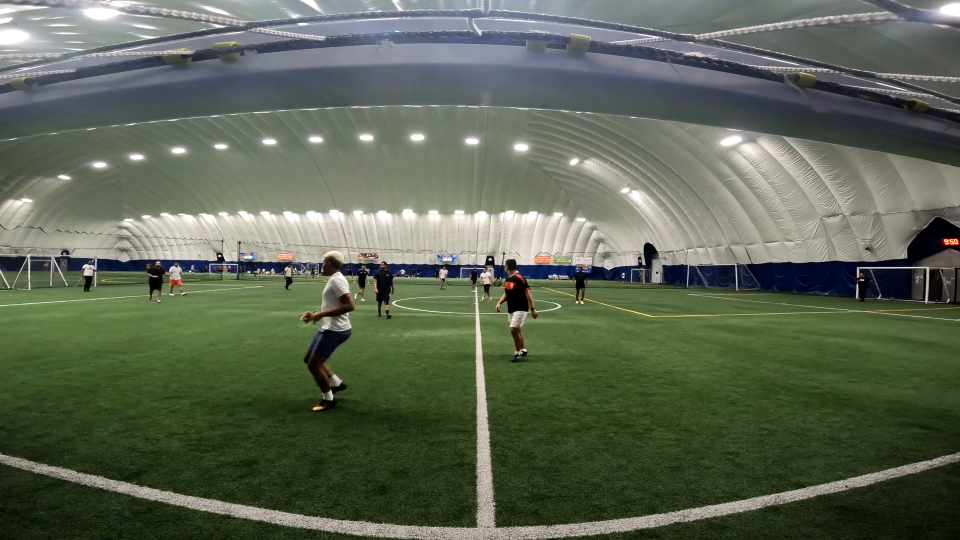
#> input picture frame 41 of data/sample_video_clip.mp4, 1920 x 1080 px (shown at 1/2 size)
$ jupyter execute viewport_tracking.ipynb
#> lines starting #> are read from the running program, lines starting #| are printed output that depends on the picture
[cell 1]
"""
Frame processing functions for the motion detection project.
"""

import cv2
import numpy as np

def process_video(video_path, target_fps=5, resize_dim=(1280, 720)):
    """
    Extract frames from a video at a specified frame rate.

    Args:
        video_path: Path to the video file
        target_fps: Target frames per second to extract
        resize_dim: Dimensions to resize frames to (width, height)

    Returns:
        List of extracted frames
    """
#> called with target_fps = 5, resize_dim = (1280, 720)
    # Open the video file
    cap = cv2.VideoCapture(video_path)

    if not cap.isOpened():
        raise ValueError(f"Could not open video file: {video_path}")

    # Get video properties
    original_fps = cap.get(cv2.CAP_PROP_FPS)
    frame_count = int(cap.get(cv2.CAP_PROP_FRAME_COUNT))
    print("original fps :",original_fps, " & frame count :", frame_count)

    # Calculate frame interval for the target FPS
    frame_interval = max(1, int(round(original_fps / target_fps)))
    print("frame interval:", frame_interval)

    # TODO: Implement frame extraction
    # 1. Read frames from the video capture object
    # 2. Only keep frames at the specified interval to achieve target_fps
    # 3. Resize frames to the specified dimensions
    # 4. Store frames in a list
    # 5. Release the video capture object when done

    # Example starter code:
    frames = []
    frame_index = 0
    while True:
        ret, frame = cap.read()
#> frame is the input picture: shape (1080, 1920, 3); mean B, G, R 83.8, 101.6, 92.8
        if not ret:
            break
        if frame_index % (frame_interval) == 0: # denominator is increased by 1 to get the target fps and frame count
            frame = cv2.resize(src=frame,dsize=resize_dim,interpolation=cv2.INTER_AREA) # cv2.INTER_AREA is good for shrinking images.
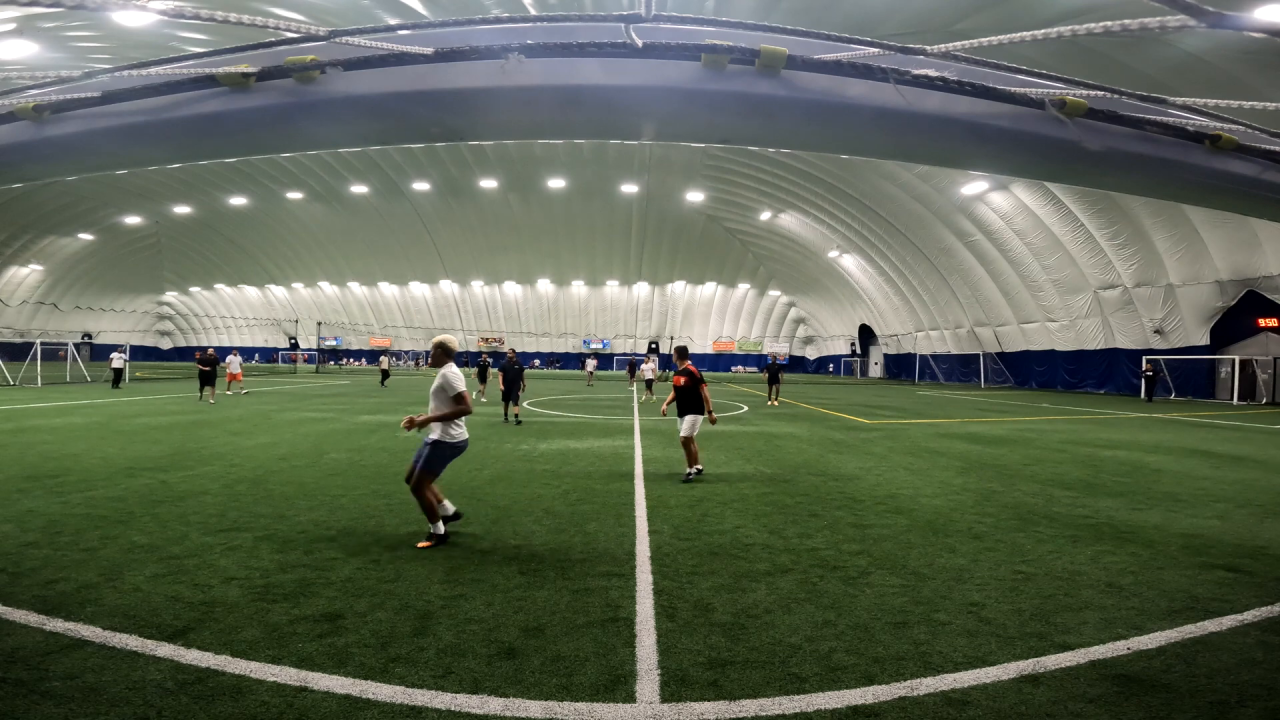
#> frame: shape (720, 1280, 3); mean B, G, R 83.8, 101.6, 92.8
            frames.append(frame)
        frame_index += 1

    cap.release()
    # Your implementation here

    return frames


$ run again, starting later in the video
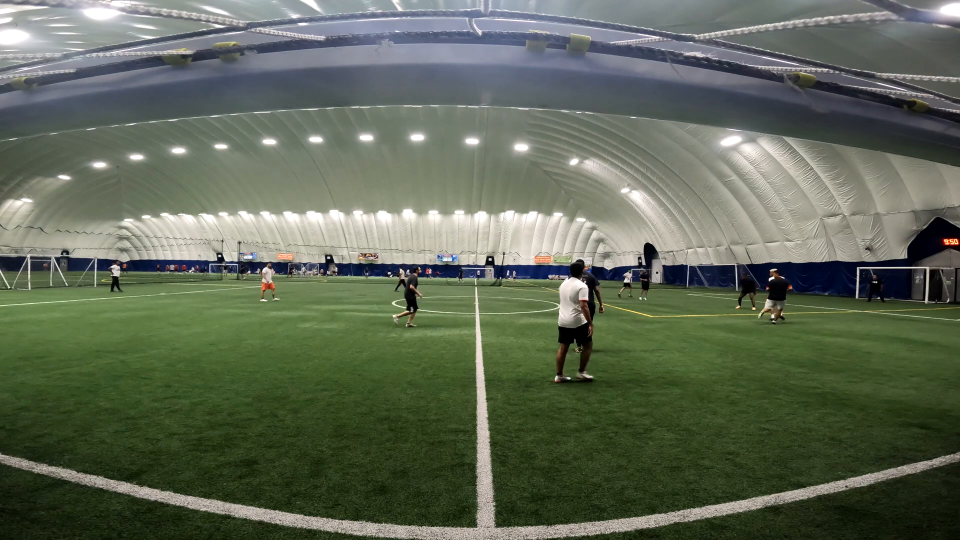
#> input picture frame 187 of data/sample_video_clip.mp4, 1920 x 1080 px (shown at 1/2 size)
#> in process_video, frame is the input picture: shape (1080, 1920, 3); mean B, G, R 85.6, 103.7, 94.5
#> in process_video, `frame = cv2.resize(src=frame,dsize=resize_dim,interpolation=cv2.INTER_..`:
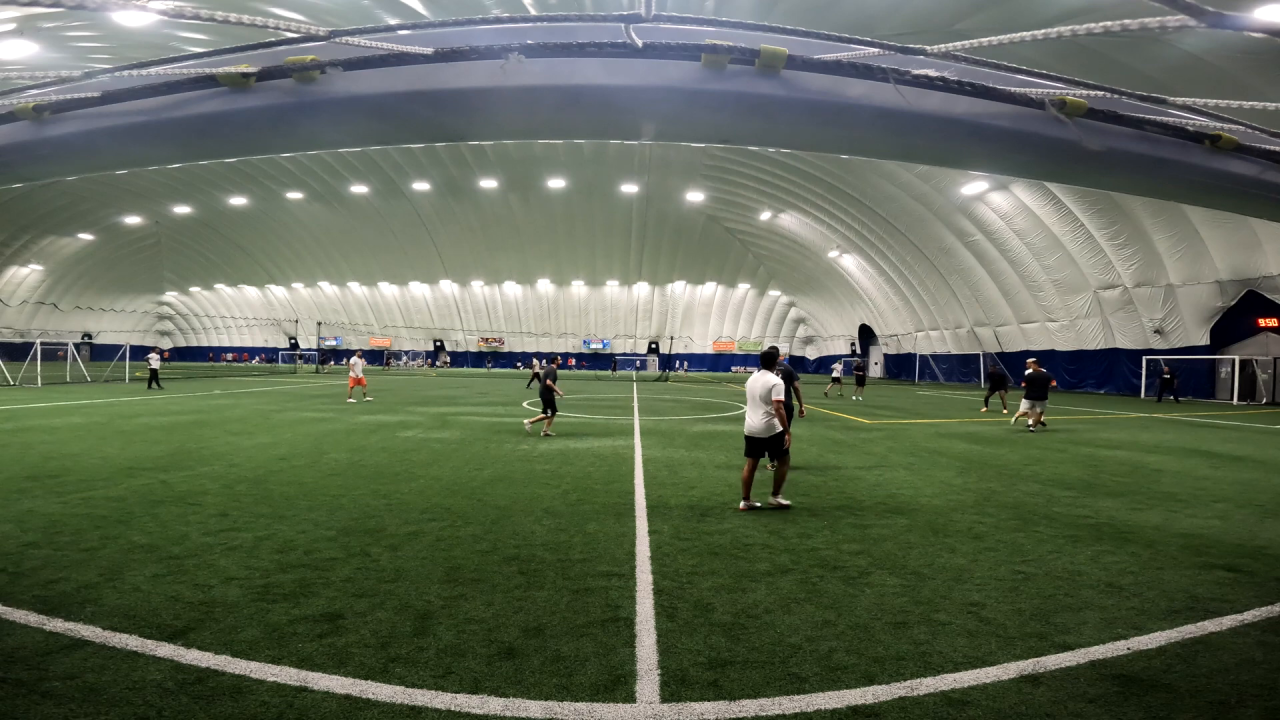
#> frame: shape (720, 1280, 3); mean B, G, R 85.6, 103.7, 94.5
